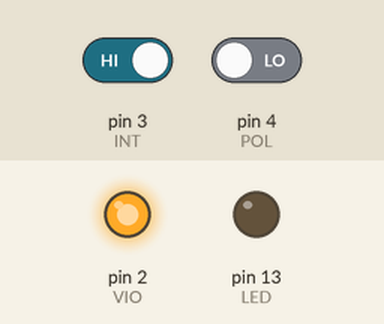
This sketch was run on a simulated Arduino Uno, built with avr-gcc and run on an emulated ATmega328P. Parts: output pins drawn as LEDs (lit = HIGH). Inputs (shaded band) come from the test bench; at power-on: pin 3 (INT) HIGH, pin 4 (POL) LOW. What the sketch prints to the serial monitor is not drawn.

Above: at 1.2 s.
1.3 s: pin 3 (INT) driven LOW
Timing chart, 0 to 4.3 s (numbered marks = the images above; inputs shaded):
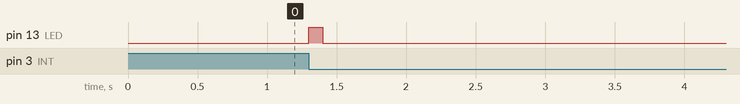

The sketch:

LTC4150_interrupt.ino.ino
```cpp
// (licence header left out)
// For this sketch you only need D3 and D4,
// but you can plug the board directly
// into the Arduino header (D2-D7) for convenience.

// (If you are not plugging the board directly into the
// header, you can remove all references to VIO, GND,
// CLR and SHDN.)

#define VIO 2 // Just used for the HIGH reference voltage
#define INT 3 // On 328 Arduinos, only pins 2 and 3 support interrupts
#define POL 4 // Polarity signal
#define GND 5 // Just used for the LOW reference voltage
#define CLR 6 // Unneeded in this sketch, set to input (hi-Z)
#define SHDN 7 // Unneeded in this sketch, set to input (hi-Z)

#define LED 13 // Standard Arduino LED

// Change the following two lines to match your battery
// and its initial state-of-charge:

volatile double battery_mAh = 150.0; // milliamp-hours (mAh)
volatile double battery_percent = 100.0;  // state-of-charge (percent)

// Global variables ("volatile" means the interrupt can
// change them behind the scenes):

volatile boolean isrflag;
volatile long int time, lasttime;
volatile double mA;
double ah_quanta = 0.17067759; // mAh for each INT
double percent_quanta; // calculate below

void setup()
{
  // Set up I/O pins:

  pinMode(GND,OUTPUT); // Make this pin LOW for "ground"
  digitalWrite(GND,LOW);

  pinMode(VIO,OUTPUT); // Make this pin HIGH for logic reference
  digitalWrite(VIO,HIGH);

  pinMode(INT,INPUT); // Interrupt input pin (must be D2 or D3)

  pinMode(POL,INPUT); // Polarity input pin

  pinMode(CLR,INPUT); // Unneeded, disabled by setting to input

  pinMode(SHDN,INPUT); // Unneeded, disabled by setting to input

  pinMode(LED,OUTPUT); // Standard Arduino status LED
  digitalWrite(LED,LOW);

  // Enable serial output:

  Serial.begin(9600);
  Serial.println("LTC4150 Coulomb Counter BOB interrupt example");

  // One INT is this many percent of battery capacity:

  percent_quanta = 1.0/(battery_mAh/1000.0*5859.0/100.0);

  // Enable active-low interrupts on D3 (INT1) to function myISR().
  // On 328 Arduinos, you may also use D2 (INT0), change '1' to '0'.

  isrflag = false;
  attachInterrupt(1,myISR,FALLING);
}

void loop()
{
  static int n = 0;

  // When we detect an INT signal, the myISR() function
  // will automatically run. myISR() sets isrflag to TRUE
  // so that we know that something happened.

  if (isrflag)
  {
    // Reset the flag to false so we only do this once per INT

    isrflag = false;

    // Blink the LED

    digitalWrite(LED,HIGH);
    delay(100);
    digitalWrite(LED,LOW);

    // Print out current status (variables set by myISR())

    Serial.print("mAh: ");
    Serial.print(battery_mAh);
    Serial.print(" soc: ");
    Serial.print(battery_percent);
    Serial.print("% time: ");
    Serial.print((time-lasttime)/1000000.0);
    Serial.print("s mA: ");
    Serial.println(mA);
  }

  // You can run your own code in the main loop()
  // myISR() will automatically update information
  // as it needs to, and set isrflag to let you know
  // that something has changed.
}

void myISR() // Run automatically for falling edge on D3 (INT1)
{
  static boolean polarity;

  // Determine delay since last interrupt (for mA calculation)
  // Note that first interrupt will be incorrect (no previous time!)

  lasttime = time;
  time = micros();

  // Get polarity value

  polarity = digitalRead(POL);
  if (polarity) // high = charging
  {
    battery_mAh += ah_quanta;
    battery_percent += percent_quanta;
  }
  else // low = discharging
  {
    battery_mAh -= ah_quanta;
    battery_percent -= percent_quanta;
  }

  // Calculate mA from time delay (optional)

  mA = 614.4/((time-lasttime)/1000000.0);

  // If charging, we'll set mA negative (optional)

  if (polarity) mA = mA * -1.0;

  // Set isrflag so main loop knows an interrupt occurred

  isrflag = true;
}
```

Measured:
- after the input at 1.3 s, pin 13 (LED): LOW → HIGH at once, → LOW 0.10 s later
